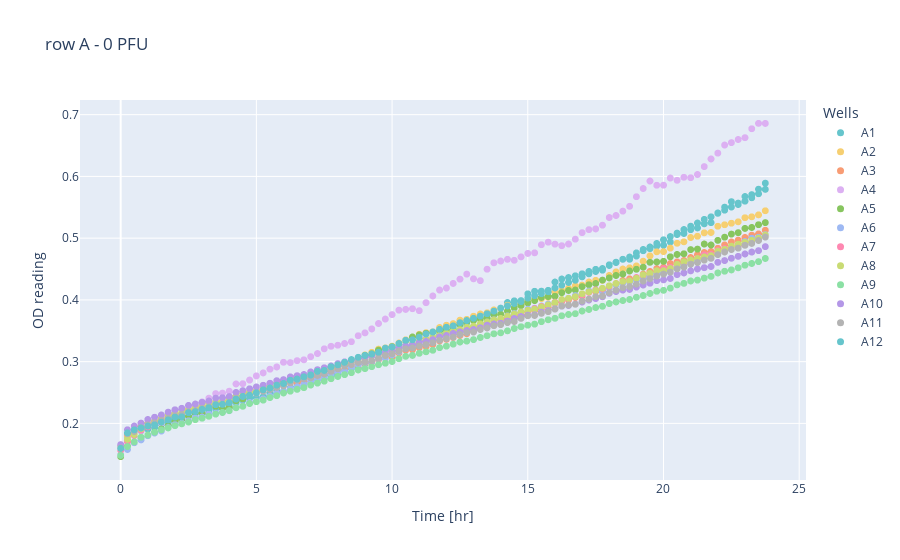
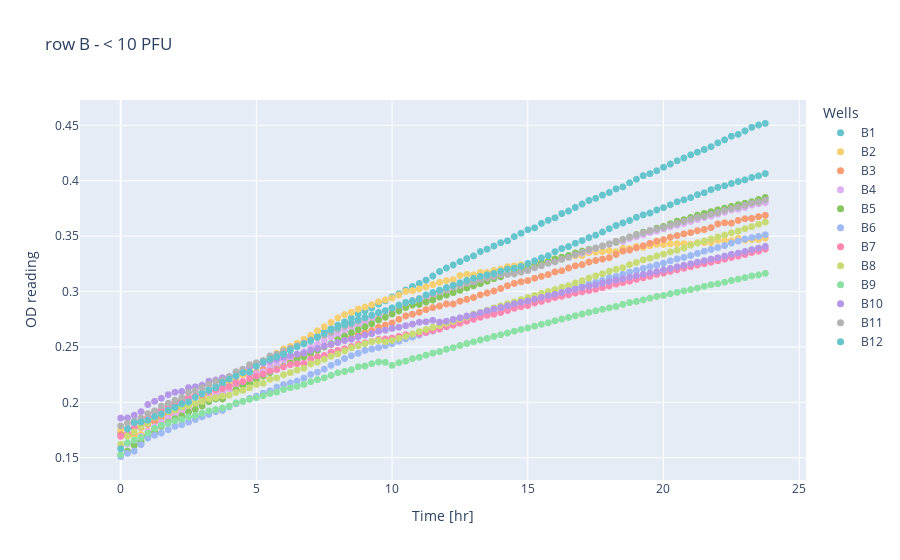
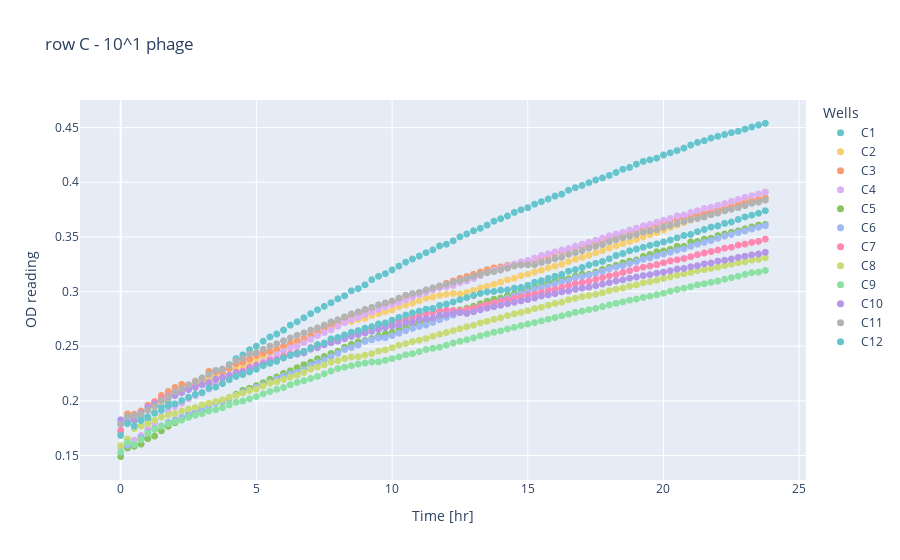

The cell these charts' notebook holds for them, in order:
### Code cell
list_char = ['A', 'B', 'C', 'D', 'E', 'F', 'G', 'H']
tables = {}
num = -1

for char in list_char:
    tables[char] = df1.filter(regex=f'^{char}')
    if char == 'A':
        title = f'row {char} - 0 PFU'
    elif char == 'B':
        title = f'row {char} - < 10 PFU'
    else:
        title = f'row {char} - 10^{num} phage'
    plot_timeseries_interactive(tables[char], title, 'Wells')
    num+=1
